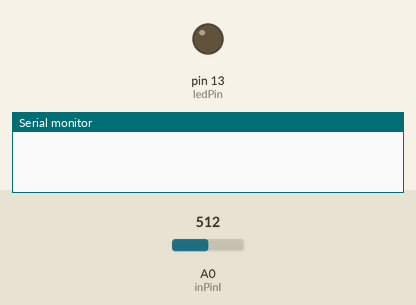
Simulated run of this sketch. Board: Arduino Uno, built with avr-gcc and run on an emulated ATmega328P. Shown: output pins drawn as LEDs (lit = HIGH), the last lines printed to the serial monitor. Inputs (shaded band) come from the test bench; at power-on: A0 (inPinI) = 512. At 33.7 s the program stops and its outputs stay as they are.

Above: at 0.1 s.
At 9.7 s:
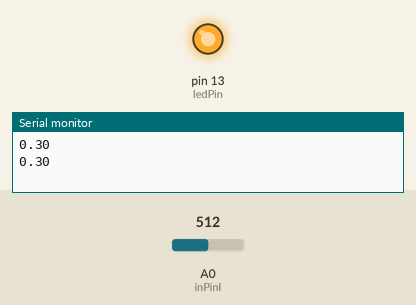
Timing chart, 0 to 11.2 s (numbered marks = the images above):
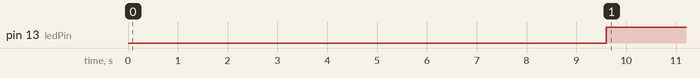

The sketch:

recursive-rms-arduino-offset-detect.ino
```cpp
/*
 * Name: Felipe Adriano da Silva Gonçalves
 * MsC in Electrical Engineering
 *
 * Square root fast - http://www.codeproject.com/Articles/69941/Best-Square-Root-Method-Algorithm-Function-Precisi
 * Recursive mean   - http://www.iitk.ac.in/esc101/08Jan/lecnotes/lecture22.pdf
 * Recursive rms    - Signal Processing for Intelligent Sensor Systems with MATLAB®, Second Edition - pg. 374
 *                    http://www.embedded.com/design/configurable-systems/4006520/Improve-your-root-mean-calculations
 * Digital filters  - https://www-users.cs.york.ac.uk/~fisher/mkfilter/
*/

#define inPinI A0

#define SupplyVoltage   5000.0F
#define ADC_BITS        10
#define ADC_COUNTS      (1<<ADC_BITS)
#define VCAL            266.32F
#define V_RATIO         VCAL * ((SupplyVoltage/1000.0F) / (ADC_COUNTS))

#define N               50.0F
#define alpha           ((N-1)/N)
#define beta            (1/N)


#define STABILIZATION_TIME  8000

#define BUFFER_SIZE     300

float offsetV = 0.0;
float filteredV = 0.0;

int sampleV = 0;

float Vrms = 0.0;

float rmsIn = 0;
float rmsOut[2] = {0};

float meanIn = 0;
float meanOut[2] = {0};


const int ledPin =  13;      // the number of the LED pin
int ledState = LOW;             // ledState used to set the LED

unsigned long previousMillis = 0;        // will store last time LED was updated
const long interval = 1000;           // interval at which to blink (milliseconds)

int sendcount = 0;
int waittime = 0;

//To plot data (analising)

float mbuffer[BUFFER_SIZE];
long int samplepos = 0;

float sqrt11(const float number)
{
  const float ACCURACY=0.0001;
  float lower, upper, guess;

   if (number < 1)
   {
    lower = number;
    upper = 1;
   }
   else
   {
    lower = 1;
    upper = number;
   }

   while ((upper-lower) > ACCURACY)
   {
    guess = (lower + upper)/2;
    if(guess*guess > number)
     upper =guess;
    else
     lower = guess;
   }
   return (lower + upper)/2;

}

void calcVrms()
{
    sampleV = analogRead(inPinI);

    //digital low pass filters to extract the offset
    offsetV = offsetV + ((sampleV-offsetV)/1024);
    filteredV = sampleV - offsetV;

    //Recursive RMS
    rmsOut[0] = sqrt11(((alpha*rmsOut[1]*rmsOut[1]) + (beta*filteredV*filteredV)));
    rmsOut[1] = rmsOut[0];

    //Recursive average
    meanOut[0] = alpha*meanOut[1] + beta*rmsOut[0];
    meanOut[1] = meanOut[0];

    Vrms = V_RATIO * meanOut[0];
}


void setup()
{
  Serial.begin(9600);

  // set the digital pin as output:
  pinMode(ledPin, OUTPUT);

}


void loop()
{
  unsigned long currentMillis = micros();
  if (currentMillis - previousMillis >= interval) {

   calcVrms();
   if(waittime++ > STABILIZATION_TIME)
   {

      //mbuffer[samplepos] = sampleV;
      //mbuffer[samplepos] = offsetV;
      //mbuffer[samplepos] = rmsOut[1];
      mbuffer[samplepos] = Vrms;

      if(samplepos++ > BUFFER_SIZE)
      {
        digitalWrite(ledPin, HIGH);
        for(int i = 0; i < BUFFER_SIZE; i++)
        {
          Serial.println(mbuffer[i]);
          delay(80);
        }

        while(1);
      }

      waittime = STABILIZATION_TIME + 1;
    }

    previousMillis = currentMillis;
  }

}
```

Measured:
- by itself, pin 13 (ledPin): LOW → HIGH at 9.6 s
